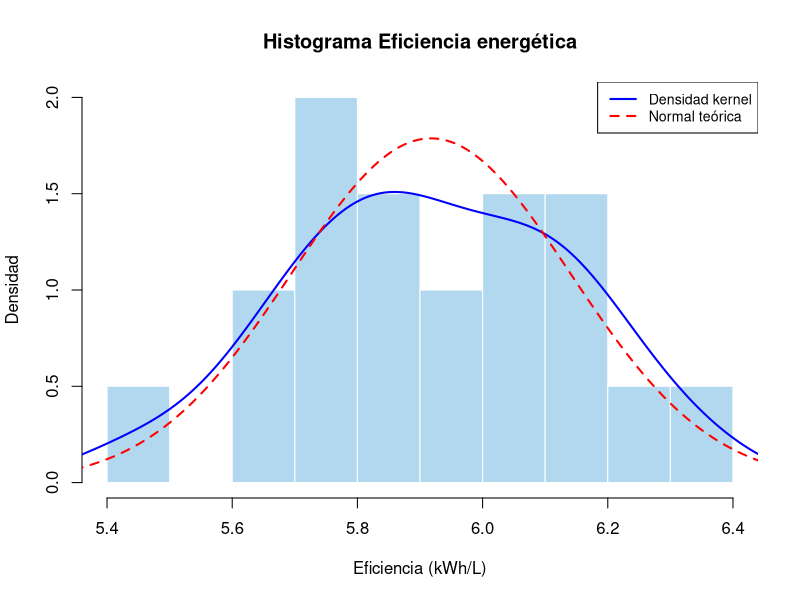
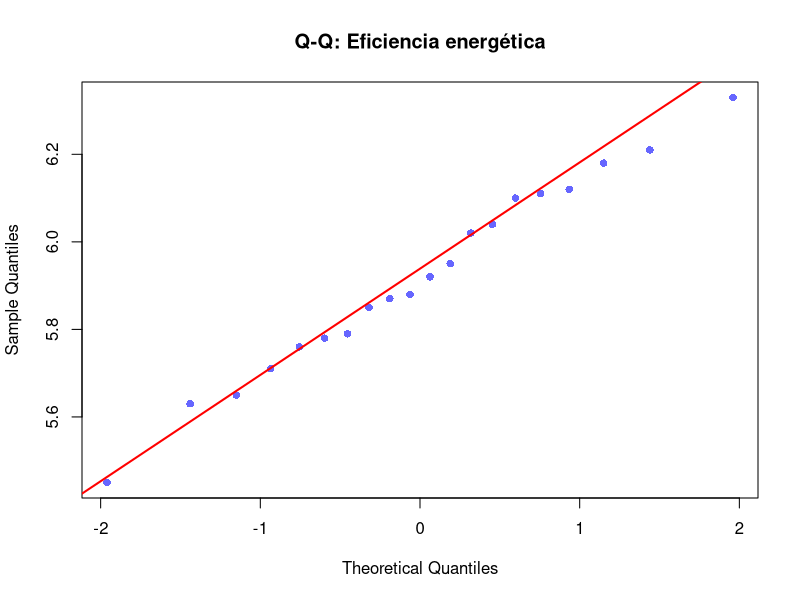
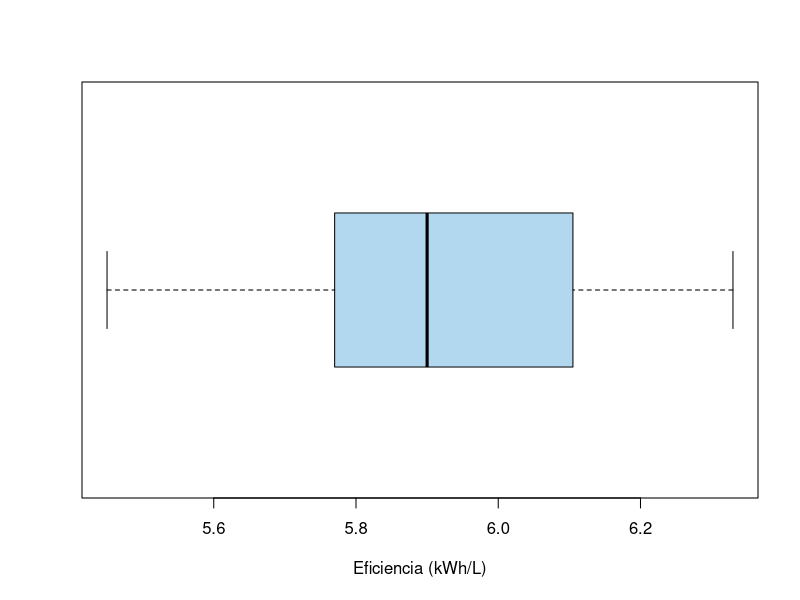

Write R code to recreate these figures, in order. (Note: this script raises an error after producing the figures.)
## ---- chunk 1
muestra <- c(6.12, 5.87, 5.45, 6.33, 5.71, 6.04, 5.92, 5.65, 6.18,
             5.78, 5.95, 6.21, 5.63, 5.79, 6.11, 5.88, 6.02, 5.76, 5.85, 6.10)

resumen <- data.frame(
  Estadistico = c(
                  "Media muestral",
                  "Desviación estándar",
                  "Mínimo",
                  "Máximo"),
  Simbolo     = c(
                  "$\\bar{x}$",
                  "$s$",
                  "$x_{(1)}$",
                  "$x_{(n)}$"),
  Valor       = c(
                  round(mean(muestra), 4),
                  round(sd(muestra),   4),
                  min(muestra),
                  max(muestra)),
  Unidad      = c(
                  "kWh/L",
                  "kWh/L",
                  "kWh/L",
                  "kWh/L")
)

knitr::kable(
  resumen,
  caption   = "Estadísticos descriptivos de la muestra de eficiencia energética de los $n = 20$ generadores eléctricos portátiles.",
  col.names = c("Estadístico", "Símbolo", "Valor", "Unidad"),
  align     = c("l", "c", "c", "l"),
  escape    = FALSE
)
## ---- chunk 2
hist(muestra, breaks = 8, freq = FALSE,
     col = rgb(0, 0.5, 0.8, 0.3), border = "white",
     main = "Histograma Eficiencia energética",
     xlab = "Eficiencia (kWh/L)",
     ylab = "Densidad")

# Curva de densidad estimada (kernel)
lines(density(muestra), col = "blue", lwd = 2)

# Curva normal teórica con media y desviación muestrales
x_seq <- seq(min(muestra) - 0.5, max(muestra) + 0.5, length.out = 500)
lines(x_seq, dnorm(x_seq, mean = mean(muestra), sd = sd(muestra)),
      col = "red", lwd = 2, lty = 2)

legend("topright",
       legend = c("Densidad kernel", "Normal teórica"),
       col = c("blue", "red"), lty = c(1, 2), lwd = 2, cex = 0.85)
## ---- chunk 3
qqnorm(muestra,
       main = "Q-Q: Eficiencia energética",
       pch = 16, col = rgb(0, 0, 1, 0.6))
qqline(muestra, col = "red", lwd = 2)
## ---- chunk 4
boxplot(muestra, horizontal = TRUE, col = rgb(0, 0.5, 0.8, 0.3),
        xlab = "Eficiencia (kWh/L)")
## ---- chunk 5
sw <- shapiro.test(muestra)
ks <- lillie.test(muestra)
ad <- ad.test(muestra)

resumen_norm <- data.frame(
  Prueba = c("Shapiro-Wilk", "Lilliefors (K-S)", "Anderson-Darling"),
  Estadistico = c(round(sw$statistic, 4), round(ks$statistic, 4), round(ad$statistic, 4)),
  p_valor = c(round(sw$p.value, 4), round(ks$p.value, 4), round(ad$p.value, 4)),
  Decision = c(
    ifelse(sw$p.value >= 0.05, "No se rechaza H₀", "Se rechaza H₀"),
    ifelse(ks$p.value >= 0.05, "No se rechaza H₀", "Se rechaza H₀"),
    ifelse(ad$p.value >= 0.05, "No se rechaza H₀", "Se rechaza H₀")
  )
)

knitr::kable(resumen_norm, col.names = c("Prueba", "Estadístico", "p-valor", "Decisión (α = 0.05)"),
             caption = "Resumen de pruebas de normalidad")
## ---- chunk 6
muestra <- c(6.12, 5.87, 5.45, 6.33, 5.71, 6.04, 5.92, 5.65, 6.18,
             5.78, 5.95, 6.21, 5.63, 5.79, 6.11, 5.88, 6.02, 5.76,
             5.85, 6.10)

n              <- length(muestra)
x_bar          <- mean(muestra)
s              <- sd(muestra)
alpha          <- 0.05
gl             <- n - 1
t_crit         <- qt(1 - alpha/2, df = gl)
error_estandar <- s / sqrt(n)
margen         <- t_crit * error_estandar
LI             <- x_bar - margen
LS             <- x_bar + margen
## ---- chunk 7
tab_elementos <- data.frame(
  Elemento  = c("Tamaño muestral",
                "Media muestral",
                "Desviación estándar muestral",
                "Grados de libertad",
                "Nivel de confianza",
                "Nivel de significancia",
                "Valor crítico",
                "Error estándar",
                "Margen de error"),
  Simbolo   = c("$n$",
                "$\\bar{x}$",
                "$s$",
                "$n - 1$",
                "$1 - \\alpha$",
                "$\\alpha$",
                "$t_{\\alpha/2,\\, n-1} = t_{0.025,\\, 19}$",
                "$s / \\sqrt{n}$",
                "$t_{0.025,19} \\cdot s/\\sqrt{n}$"),
  Valor     = c(n,
                round(x_bar,          4),
                round(s,              4),
                gl,
                paste0(100*(1-alpha), "%"),
                alpha,
                round(t_crit,         4),
                round(error_estandar, 4),
                round(margen,         4)),
  Unidad    = c("observaciones",
                "kWh/L",
                "kWh/L",
                "—",
                "—",
                "—",
                "—",
                "kWh/L",
                "kWh/L")
)

knitr::kable(
  tab_elementos,
  caption   = "Elementos del intervalo de confianza al $95\\%$ para la eficiencia media $\\mu$",
  col.names = c("Elemento", "Símbolo", "Valor", "Unidad"),
  align     = c("l", "c", "c", "l"),
  escape    = FALSE
) %>%
  kable_styling(
    bootstrap_options = c("striped", "hover", "condensed"),
    full_width        = FALSE,
    position          = "center"
  ) %>%
  row_spec(0, bold = TRUE) %>%
  row_spec(7, bold = TRUE, background = "#eaf3fb")
## ---- chunk 8
ic_t <- t.test(muestra, conf.level = 0.95)

tab_ic <- data.frame(
  Concepto  = c("Límite inferior",
                "Media muestral (centro)",
                "Límite superior",
                "Amplitud del intervalo"),
  Expresion = c("$\\bar{x} - t_{0.025,19} \\cdot s/\\sqrt{n}$",
                "$\\bar{x}$",
                "$\\bar{x} + t_{0.025,19} \\cdot s/\\sqrt{n}$",
                "$2\\, t_{0.025,19} \\cdot s/\\sqrt{n}$"),
  Valor     = c(round(LI,           4),
                round(x_bar,        4),
                round(LS,           4),
                round(2 * margen,   4)),
  Unidad    = rep("kWh/L", 4)
)

knitr::kable(
  tab_ic,
  caption   = "Intervalo de confianza al $95\\%$ para la eficiencia media $\\mu$ de los generadores, obtenido mediante el procedimiento $t$ de Student.",
  col.names = c("Concepto", "Expresión", "Valor (kWh/L)", "Unidad"),
  align     = c("l", "c", "c", "c"),
  escape    = FALSE
) %>%
  kable_styling(
    bootstrap_options = c("striped", "hover", "condensed"),
    full_width        = FALSE,
    position          = "center"
  ) %>%
  row_spec(0, bold = TRUE) %>%
  row_spec(c(1, 3), bold = TRUE, background = "#eaf3fb") %>%
  row_spec(2, italic = TRUE)
## ---- chunk 9
tab_ver <- data.frame(
  Metodo    = c("Cálculo manual (fórmula $t$)",
                "Función `t.test()` de R"),
  LI        = c(round(LI,                    4),
                round(ic_t$conf.int[1],      4)),
  LS        = c(round(LS,                    4),
                round(ic_t$conf.int[2],      4)),
  Amplitud  = c(round(2 * margen,            4),
                round(diff(ic_t$conf.int),   4))
)

knitr::kable(
  tab_ver,
  caption   = "Verificación cruzada del intervalo de confianza al $95\\%$: cálculo manual mediante la fórmula $t$ de Student versus resultado de la función `t.test()` de R.",
  col.names = c("Método de cálculo",
                "Límite inferior (kWh/L)",
                "Límite superior (kWh/L)",
                "Amplitud (kWh/L)"),
  align     = c("l", "c", "c", "c"),
  escape    = FALSE
) %>%
  kable_styling(
    bootstrap_options = c("striped", "hover", "condensed"),
    full_width        = FALSE,
    position          = "center"
  ) %>%
  row_spec(0, bold = TRUE)
## ---- chunk 10

par(mar = c(4, 2, 3, 2))

plot(NULL,
     xlim = c(LI - 0.05, LS + 0.05),
     ylim = c(0.5, 1.5),
     xlab = "Eficiencia media \u03bc (kWh/L)",
     ylab = "",
     yaxt = "n",
     main = expression(paste("IC 95% para ", mu,
                             "  \u2014  Distribución ", italic(t), " de Student")))

# Segmento del intervalo
segments(LI, 1, LS, 1, col = "steelblue", lwd = 3)

# Marcas en los extremos
segments(LI, 0.90, LI, 1.10, col = "steelblue", lwd = 2)
segments(LS, 0.90, LS, 1.10, col = "steelblue", lwd = 2)

# Punto central (media muestral)
points(x_bar, 1, pch = 19, cex = 1.6, col = "steelblue")

# Etiquetas numéricas
text(LI,   0.78, round(LI,    4), cex = 0.88, col = "steelblue")
text(LS,   0.78, round(LS,    4), cex = 0.88, col = "steelblue")
text(x_bar, 1.22,
     paste0(expression(bar(x)), " = ", round(x_bar, 4)),
     cex = 0.88, col = "steelblue")
## ---- chunk 11
muestra <- c(6.12, 5.87, 5.45, 6.33, 5.71, 6.04, 5.92, 5.65, 6.18,
             5.78, 5.95, 6.21, 5.63, 5.79, 6.11, 5.88, 6.02, 5.76,
             5.85, 6.10)

set.seed(123)
n     <- length(muestra)
B     <- 10000
alpha <- 0.05
x_bar <- mean(muestra)

# Generar B medias bootstrap
medias_boot <- replicate(B, mean(sample(muestra, size = n, replace = TRUE)))
## ---- chunk 12
tab_boot_desc <- data.frame(
  Concepto  = c("Número de réplicas",
                "Media muestral original",
                "Media de las réplicas $\\bar{X}^{**}$",
                "Desviación estándar bootstrap $\\widehat{\\text{SE}}$",
                "Sesgo bootstrap $\\bar{X}^{**} - \\bar{x}$"),
  Simbolo   = c("$B$",
                "$\\bar{x}$",
                "$\\bar{X}^{**} = B^{-1}\\sum_{b=1}^B \\bar{X}^*_b$",
                "$\\hat{\\sigma}_{\\text{boot}}$",
                "$\\hat{\\text{Sesgo}}$"),
  Valor     = c(B,
                round(x_bar,                          4),
                round(mean(medias_boot),              4),
                round(sd(medias_boot),                4),
                round(mean(medias_boot) - x_bar,      4)),
  Unidad    = c("réplicas", "kWh/L", "kWh/L", "kWh/L", "kWh/L")
)

knitr::kable(
  tab_boot_desc,
  caption   = "Estadísticos descriptivos de la distribución bootstrap de $\\bar{X}^*$ obtenida con $B = 10{,}000$ réplicas ($\\texttt{set.seed(123)}$). El sesgo bootstrap mide la diferencia sistemática entre la media de las réplicas y el estadístico original $\\bar{x} = 5.9175$ kWh/L.",
  col.names = c("Concepto", "Símbolo", "Valor", "Unidad"),
  align     = c("l", "l", "c", "c"),
  escape    = FALSE
) %>%
  kable_styling(
    bootstrap_options = c("striped", "hover", "condensed"),
    full_width        = FALSE,
    position          = "center"
  ) %>%
  row_spec(0, bold = TRUE) %>%
  row_spec(5, background = "#eaf3fb")
## ---- chunk 13
ic_percentil <- quantile(medias_boot,
                         probs = c(alpha/2, 1 - alpha/2))
## ---- chunk 14
tab_perc <- data.frame(
  Elemento  = c("Percentil utilizado (límite inferior)",
                "Percentil utilizado (límite superior)",
                "Límite inferior",
                "Límite superior",
                "Amplitud"),
  Simbolo   = c("$\\alpha/2 = 0.025$",
                "$1 - \\alpha/2 = 0.975$",
                "$Q_{0.025}(\\bar{X}^*)$",
                "$Q_{0.975}(\\bar{X}^*)$",
                "$Q_{0.975} - Q_{0.025}$"),
  Valor     = c("2.5%", "97.5%",
                round(ic_percentil[1],                       4),
                round(ic_percentil[2],                       4),
                round(ic_percentil[2] - ic_percentil[1],    4)),
  Unidad    = c("—", "—", "kWh/L", "kWh/L", "kWh/L")
)

knitr::kable(
  tab_perc,
  caption   = "Intervalo de confianza al $95\\%$ mediante bootstrap percentil. Los cuantiles empíricos $Q_{0.025}$ y $Q_{0.975}$ se calculan directamente sobre las $B = 10{,}000$ réplicas bootstrap.",
  col.names = c("Elemento", "Símbolo", "Valor", "Unidad"),
  align     = c("l", "c", "c", "c"),
  escape    = FALSE
) %>%
  kable_styling(
    bootstrap_options = c("striped", "hover", "condensed"),
    full_width        = FALSE,
    position          = "center"
  ) %>%
  row_spec(0, bold = TRUE) %>%
  row_spec(c(3, 4), bold = TRUE, background = "#eaf3fb")
## ---- chunk 15
# 1. Corrección de sesgo
z0 <- qnorm(mean(medias_boot < x_bar))

# 2. Factor de aceleración (jackknife)
theta_jack  <- sapply(1:n, function(i) mean(muestra[-i]))
theta_punto <- mean(theta_jack)
numerador   <- sum((theta_punto - theta_jack)^3)
denominador <- 6 * (sum((theta_punto - theta_jack)^2))^(3/2)
a_hat       <- numerador / denominador

# 3. Percentiles ajustados
z_inf  <- qnorm(alpha / 2)
z_sup  <- qnorm(1 - alpha / 2)
alpha1 <- pnorm(z0 + (z0 + z_inf) / (1 - a_hat * (z0 + z_inf)))
alpha2 <- pnorm(z0 + (z0 + z_sup) / (1 - a_hat * (z0 + z_sup)))

ic_bca <- quantile(medias_boot, probs = c(alpha1, alpha2))
## ---- chunk 16
tab_bca <- data.frame(
  Elemento  = c("Corrección de sesgo",
                "Factor de aceleración",
                "Percentil ajustado inferior",
                "Percentil ajustado superior",
                "Límite inferior",
                "Límite superior",
                "Amplitud"),
  Simbolo   = c("$\\hat{z}_0$",
                "$\\hat{a}$",
                "$\\alpha_1$",
                "$\\alpha_2$",
                "$Q_{\\alpha_1}(\\bar{X}^*)$",
                "$Q_{\\alpha_2}(\\bar{X}^*)$",
                "$Q_{\\alpha_2} - Q_{\\alpha_1}$"),
  Valor     = c(round(z0,                        4),
                round(a_hat,                     6),
                round(alpha1,                    4),
                round(alpha2,                    4),
                round(ic_bca[1],                 4),
                round(ic_bca[2],                 4),
                round(ic_bca[2] - ic_bca[1],     4)),
  Unidad    = c("—", "—", "—", "—",
                "kWh/L", "kWh/L", "kWh/L")
)

knitr::kable(
  tab_bca,
  caption   = "Intervalo de confianza al $95\\%$ mediante bootstrap BCa. Las correcciones $\\hat{z}_0 \\approx 0$ y $\\hat{a} \\approx 0$ indican que la distribución bootstrap no presenta sesgo ni asimetría apreciables, lo que explica la práctica coincidencia con el intervalo percentil de la Tabla \\ref{tab:tab-ic-percentil}.",
  col.names = c("Elemento", "Símbolo", "Valor", "Unidad"),
  align     = c("l", "c", "c", "c"),
  escape    = FALSE
) %>%
  kable_styling(
    bootstrap_options = c("striped", "hover", "condensed"),
    full_width        = FALSE,
    position          = "center"
  ) %>%
  row_spec(0, bold = TRUE) %>%
  row_spec(c(5, 6), bold = TRUE, background = "#eaf3fb") %>%
  row_spec(c(1, 2), background = "#fff8e1")
## ---- chunk 17
library(boot)

media_fn     <- function(datos, indices) mean(datos[indices])
boot_result  <- boot(muestra, statistic = media_fn, R = B)
ic_perc_pkg  <- boot.ci(boot_result, conf = 0.95, type = "perc")
ic_bca_pkg   <- boot.ci(boot_result, conf = 0.95, type = "bca")
## ---- chunk 18
tab_verif <- data.frame(
  Metodo    = c("Cálculo manual — Percentil",
                "Paquete `boot` — Percentil",
                "Cálculo manual — BCa",
                "Paquete `boot` — BCa"),
  LI        = c(round(ic_percentil[1],          4),
                round(ic_perc_pkg$percent[4],   4),
                round(ic_bca[1],                4),
                round(ic_bca_pkg$bca[4],        4)),
  LS        = c(round(ic_percentil[2],          4),
                round(ic_perc_pkg$percent[5],   4),
                round(ic_bca[2],                4),
                round(ic_bca_pkg$bca[5],        4)),
  Amplitud  = c(
    round(ic_percentil[2] - ic_percentil[1],    4),
    round(ic_perc_pkg$percent[5] - ic_perc_pkg$percent[4], 4),
    round(ic_bca[2] - ic_bca[1],                4),
    round(ic_bca_pkg$bca[5] - ic_bca_pkg$bca[4], 4)
  )
)

knitr::kable(
  tab_verif,
  caption   = "Verificación cruzada de los intervalos bootstrap: cálculo manual versus paquete `boot` de R. Las pequeñas discrepancias entre métodos equivalentes son atribuibles al uso de semillas distintas internamente por el paquete `boot`; los resultados son sustancialmente idénticos.",
  col.names = c("Método", "Límite inferior (kWh/L)",
                "Límite superior (kWh/L)", "Amplitud (kWh/L)"),
  align     = c("l", "c", "c", "c"),
  escape    = FALSE
) %>%
  kable_styling(
    bootstrap_options = c("striped", "hover", "condensed"),
    full_width        = FALSE,
    position          = "center"
  ) %>%
  row_spec(0, bold = TRUE) %>%
  pack_rows("Intervalo Percentil", 1, 2) %>%
  pack_rows("Intervalo BCa",       3, 4)
## ---- chunk 19
ic_t <- t.test(muestra, conf.level = 0.95)

amp_t    <- diff(ic_t$conf.int)
amp_perc <- ic_percentil[2] - ic_percentil[1]
amp_bca  <- ic_bca[2] - ic_bca[1]

tab_comp <- data.frame(
  Metodo    = c("$t$ de Student (paramétrico)",
                "Bootstrap Percentil",
                "Bootstrap BCa"),
  Supuesto  = c("Normalidad (requerida)",
                "Ninguno",
                "Ninguno"),
  LI        = c(round(ic_t$conf.int[1], 4),
                round(ic_percentil[1],  4),
                round(ic_bca[1],        4)),
  LS        = c(round(ic_t$conf.int[2], 4),
                round(ic_percentil[2],  4),
                round(ic_bca[2],        4)),
  Amplitud  = c(round(amp_t,    4),
                round(amp_perc, 4),
                round(amp_bca,  4)),
  Razon     = c(round(amp_t    / amp_t, 4),
                round(amp_perc / amp_t, 4),
                round(amp_bca  / amp_t, 4))
)

knitr::kable(
  tab_comp,
  caption   = "Comparación de los tres intervalos de confianza al $95\\%$ para la eficiencia media $\\mu$. La razón de amplitudes $R = \\text{Amplitud} / \\text{Amplitud}_{t}$ se calcula respecto al intervalo $t$ de Student como referencia ($R = 1.0000$). Valores $R \\approx 1$ indican equivalencia práctica. Los supuestos indican si el método requiere distribución poblacional específica.",
  col.names = c("Método", "Supuesto distribucional",
                "L. inferior (kWh/L)", "L. superior (kWh/L)",
                "Amplitud (kWh/L)", "Razón $R$"),
  align     = c("l", "l", "c", "c", "c", "c"),
  escape    = FALSE
) %>%
  kable_styling(
    bootstrap_options = c("striped", "hover", "condensed"),
    full_width        = TRUE,
    position          = "center"
  ) %>%
  row_spec(0, bold = TRUE) %>%
  row_spec(1, bold = TRUE, background = "#eaf3fb")
## ---- chunk 20

metodos <- c("Bootstrap BCa", "Bootstrap Percentil", "$t$ de Student")
li_v    <- c(ic_bca[1],        ic_percentil[1],       ic_t$conf.int[1])
ls_v    <- c(ic_bca[2],        ic_percentil[2],       ic_t$conf.int[2])
cols    <- c("darkorange",      "darkgreen",            "steelblue")

par(mar = c(4.5, 9, 3, 2))

plot(NULL,
     xlim = c(min(li_v) - 0.04, max(ls_v) + 0.04),
     ylim = c(0.5, 3.5),
     xlab = expression(paste("Eficiencia media ", mu, " (kWh/L)")),
     ylab = "",
     yaxt = "n",
     main = expression(paste("IC 95% para ", mu,
                             " — tres métodos")))

axis(2, at = 1:3, labels = metodos, las = 1, cex.axis = 0.90)

for (i in 1:3) {
  segments(li_v[i], i, ls_v[i], i,       col = cols[i], lwd = 3)
  segments(li_v[i], i-0.15, li_v[i], i+0.15, col = cols[i], lwd = 2)
  segments(ls_v[i], i-0.15, ls_v[i], i+0.15, col = cols[i], lwd = 2)
  points(x_bar, i, pch = 19, cex = 1.4, col = cols[i])
}

abline(v = x_bar, col = "gray50", lty = 3, lwd = 1.5)
## ---- chunk 21
tab_concl <- data.frame(
  Aspecto    = c("Normalidad de la población",
                 "Método de estimación",
                 "Estimación puntual de $\\mu$",
                 "IC$_{95\\%}$ — $t$ de Student",
                 "IC$_{95\\%}$ — Bootstrap Percentil",
                 "IC$_{95\\%}$ — Bootstrap BCa",
                 "Equivalencia entre métodos",
                 "Robustez del resultado"),
  Resultado  = c("Compatible ($p > 0.05$ en tres pruebas)",
                 "$t$ de Student ($n-1 = 19$ g.l.)",
                 paste0(round(mean(muestra), 4), " kWh/L"),
                 paste0("[", round(ic_t$conf.int[1],4), ", ",
                        round(ic_t$conf.int[2],4), "] kWh/L"),
                 paste0("[", round(ic_percentil[1],4), ", ",
                        round(ic_percentil[2],4), "] kWh/L"),
                 paste0("[", round(ic_bca[1],4), ", ",
                        round(ic_bca[2],4), "] kWh/L"),
                 paste0("$R \\approx 1$ (diferencia $< 1\\%$)"),
                 "Alta: bootstrap replica el intervalo $t$")
)

knitr::kable(
  tab_concl,
  caption   = "Síntesis de los resultados del Problema 4. La coincidencia de los tres intervalos de confianza y la validación de supuestos proporcionan una estimación robusta y confiable de la eficiencia media poblacional $\\mu$ de los generadores eléctricos.",
  col.names = c("Aspecto", "Resultado"),
  align     = c("l", "l"),
  escape    = FALSE
) %>%
  kable_styling(
    bootstrap_options = c("striped", "hover", "condensed"),
    full_width        = TRUE,
    position          = "center"
  ) %>%
  row_spec(0, bold = TRUE) %>%
  row_spec(c(4, 5, 6), background = "#eaf3fb") %>%
  row_spec(7, bold = TRUE, background = "#e8f5e9") %>%
  pack_rows("Diagnóstico de supuestos",   1, 1) %>%
  pack_rows("Estimación",                 2, 3) %>%
  pack_rows("Intervalos de confianza",    4, 6) %>%
  pack_rows("Comparación de métodos",     7, 8)
